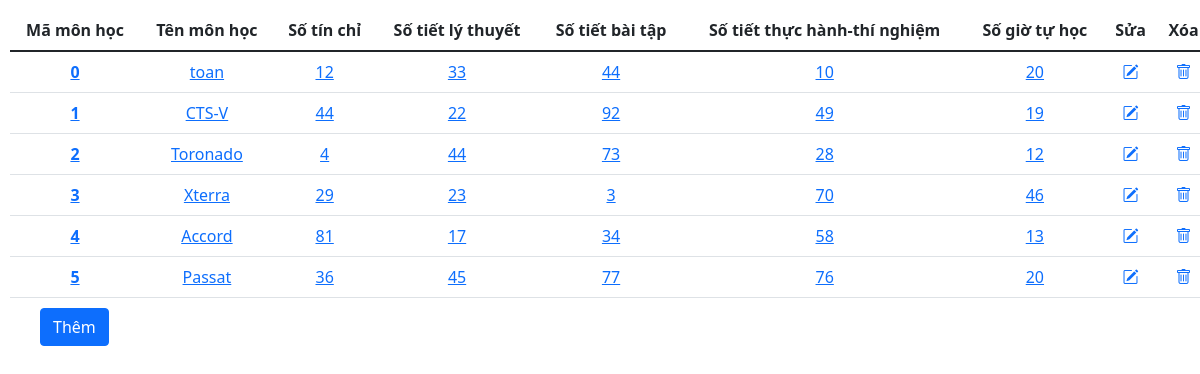
The page / on the database its author committed.
### tables this page shows
CREATE TABLE `monhoc` (
  `mamh` int(11) NOT NULL,
  `ten_mh` varchar(50) DEFAULT NULL,
  `sotinchi` int(11) DEFAULT NULL,
  `sotiet_lt` int(11) DEFAULT NULL,
  `sotiet_bt` int(11) DEFAULT NULL,
  `sotiet_thtn` int(11) DEFAULT NULL,
  `sogio_tuhoc` int(11) DEFAULT NULL
);

### controller/controller.php (called while the page is built, shortened)
<?php
    require_once 'model/model.php';
    class controller{
        function index(){
            $model = new model;
            $datas = $model->getAllUsers();
            require_once('view/index.php');
        }
    }
?>

### index.php (called while the page is built, shortened)
<?php
    require_once "controller/controller.php";
    $object = new controller();
    $object->$action();
?>

### model/model.php (called while the page is built, shortened)
<?php
    class model{
        public function connectDb() {
            $connection = mysqli_connect(DB_HOST, DB_USERNAME, DB_PASSWORD, DB_NAME);
            return $connection;
        }
        public function getAllUsers(){
            $conn = $this->connectDb();
            $sql = "SELECT * FROM monhoc";
            $result = mysqli_query($conn,$sql);
            if(mysqli_num_rows($result) > 0){
                $arr_users = mysqli_fetch_all($result, MYSQLI_ASSOC);
            }
            return $arr_users;
        }
    }
?>

### view/index.php (the view)
<?php include("template/header.php"); ?>
    <table class="table" style="text-align:center; margin:10px;">
            <thead>
                <tr>
                    <th scope="col">Mã môn học</th>
                    <th scope="col">Tên môn học</th>
                    <th scope="col">Số tín chỉ</th>
                    <th scope="col">Số tiết lý thuyết</th>
                    <th scope="col">Số tiết bài tập</th>
                    <th scope="col">Số tiết thực hành-thí nghiệm</th>
                    <th scope="col">Số giờ tự học</th>
                    <th scope="col">Sửa</th>
                    <th scope="col">Xóa</th>
                </tr>
            </thead>
            <tbody>
                <?php
                    foreach($datas as $data){
                ?>
                    <tr>
                    <th scope="row"><a href="index.php?act=details&id=<?php echo $data['mamh']; ?>"><?php echo $data['mamh']; ?></a></th>
                    <td><a href="index.php?act=details&id=<?php echo $data['mamh']; ?>"><?php echo $data['ten_mh']; ?></a></td>
                    <td><a href="index.php?act=details&id=<?php echo $data['mamh']; ?>"><?php echo $data['sotinchi']; ?></a></td>
                    <td><a href="index.php?act=details&id=<?php echo $data['mamh']; ?>"><?php echo $data['sotiet_lt']; ?></a></td>
                    <td><a href="index.php?act=details&id=<?php echo $data['mamh']; ?>"><?php echo $data['sotiet_bt']; ?></a></td>
                    <td><a href="index.php?act=details&id=<?php echo $data['mamh']; ?>"><?php echo $data['sotiet_thtn']; ?></a></td>
                    <td><a href="index.php?act=details&id=<?php echo $data['mamh']; ?>"><?php echo $data['sogio_tuhoc']; ?></a></td>
                    <td><a href="index.php?act=edit&id=<?php echo $data['mamh']; ?>"><i class="bi bi-pencil-square"></i></a></td>
                    <td><a href="index.php?act=delete&id=<?php echo $data['mamh']; ?>"><i class="bi bi-trash"></i></a></td>
                    </tr>
                <?php
                    }
                ?>
            </tbody>
    </table>
    <div>
        <a class="btn btn-primary" href="index.php?act=add" style="margin-left:40px">Thêm</a>
    </div>
<?php include("template/footer.php"); ?>

### view/template/header.php (shortened to what this page needs)
<!DOCTYPE html>
<html lang="en">
<head>
    <link rel="stylesheet" href="https://cdn.jsdelivr.net/npm/bootstrap-icons@1.7.2/font/bootstrap-icons.css">
    <link href="https://cdn.jsdelivr.net/npm/bootstrap@5.1.3/dist/css/bootstrap.min.css" rel="stylesheet">
</head>
<body>

### view/template/footer.php (shortened to what this page needs)
</body>
</html>

### rows shown on the page
monhoc: mamh "0", ten_mh "toan", sotinchi "12", sotiet_lt "33", sotiet_bt "44", sotiet_thtn "10", sogio_tuhoc "20"
monhoc: mamh "1", ten_mh "CTS-V", sotinchi "44", sotiet_lt "22", sotiet_bt "92", sotiet_thtn "49", sogio_tuhoc "19"
monhoc: mamh "2", ten_mh "Toronado", sotinchi "4", sotiet_lt "44", sotiet_bt "73", sotiet_thtn "28", sogio_tuhoc "12"
monhoc: mamh "3", ten_mh "Xterra", sotinchi "29", sotiet_lt "23", sotiet_bt "3", sotiet_thtn "70", sogio_tuhoc "46"
monhoc: mamh "4", ten_mh "Accord", sotinchi "81", sotiet_lt "17", sotiet_bt "34", sotiet_thtn "58", sogio_tuhoc "13"
monhoc: mamh "5", ten_mh "Passat", sotinchi "36", sotiet_lt "45", sotiet_bt "77", sotiet_thtn "76", sogio_tuhoc "20"
